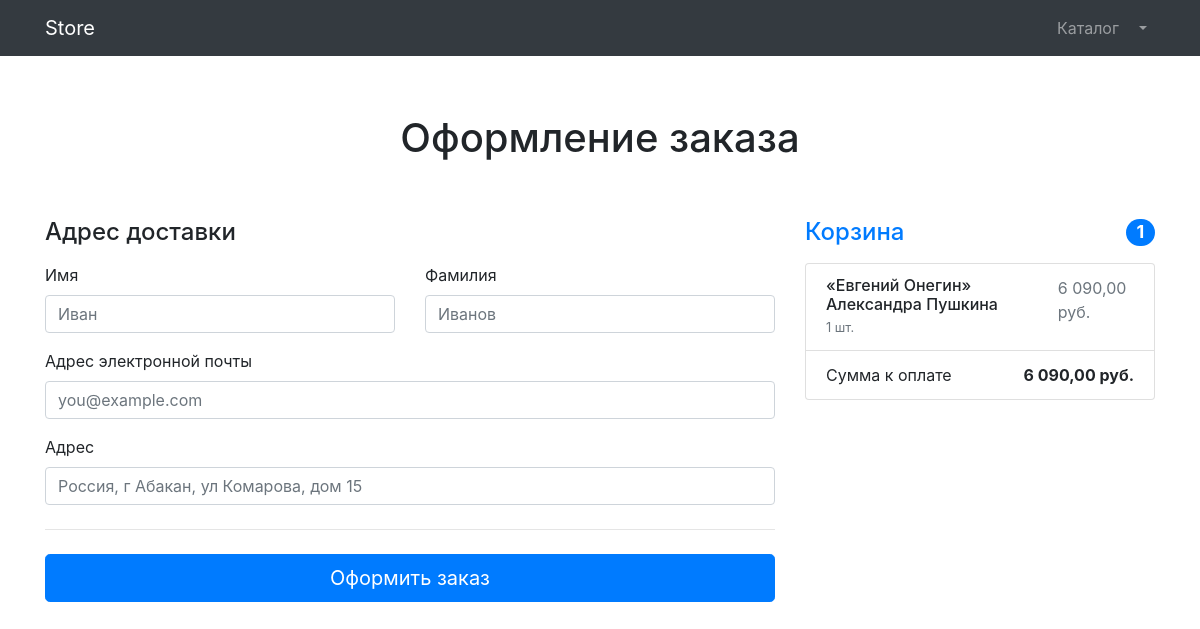
Screenshot of /orders/order-create/ (signed in) with the database file from the repository.
### products/models.py (models this page shows, shortened)
class Basket(models.Model):
    user = models.ForeignKey(to=User, on_delete=models.CASCADE)
    product = models.ForeignKey(to=Product, on_delete=models.CASCADE)
    quantity = models.PositiveSmallIntegerField(default=0)
    created_timestamp = models.DateTimeField(auto_now_add=True)
    objects = BasketQuerySet.as_manager()
    def sum(self):
        return self.product.price * self.quantity

class Product(models.Model):
    name = models.CharField(max_length=256)
    description = models.TextField()
    price = models.DecimalField(max_digits=7, decimal_places=2)
    quantity = models.PositiveIntegerField(default=0)
    image = models.ImageField(upload_to='products_images')
    category = models.ForeignKey(to=ProductCategory, on_delete=models.CASCADE)
    class Meta:
        verbose_name = 'продукт'
        verbose_name_plural = 'Продукты'

### orders/views.py (the view, shortened to what this page needs)
# urls.py: path('order-create/', OrderCreateView.as_view(), name='order_create'),
class OrderCreateView(TitleMixin, CreateView):
    template_name = 'orders/order-create.html'
    form_class = OrderForm
    success_url = reverse_lazy('orders:order_create')
    title = 'Store - Оформление заказа'

### orders/forms.py
class OrderForm(forms.ModelForm):
    first_name = forms.CharField(widget=forms.TextInput(attrs={'class': 'form-control', 'placeholder': 'Иван'}))
    last_name = forms.CharField(widget=forms.TextInput(attrs={'class': 'form-control', 'placeholder': 'Иванов'}))
    email = forms.EmailField(widget=forms.EmailInput(attrs={'class': 'form-control', 'placeholder': 'you@example.com'}))
    address = forms.CharField(widget=forms.TextInput(attrs={
        'class': 'form-control', 'placeholder': 'Россия, г Абакан, ул Комарова, дом 15',
    }))
    class Meta:
        model = Order
        fields = ('first_name', 'last_name', 'email', 'address')

### common/views.py (called while the page is built)
    def get_context_data(self, **kwargs):
        context = super(TitleMixin, self).get_context_data(**kwargs)
        context['title'] = self.title
        return context

### products/context_processors.py (called while the page is built)
def baskets(request):
    user = request.user
    return {'baskets': Basket.objects.filter(user=user) if user.is_authenticated else []}

### products/models.py (called while the page is built)
    def total_sum(self):
        return sum(basket.sum() for basket in self)

    def total_quantity(self):
        return sum(basket.quantity for basket in self)

### orders/templates/orders/order-create.html (shortened to what this page needs)
{% extends 'products/base.html' %}
{% load humanize %}
{% block content %}
<section>
    <div class="alert alert-warning text-center" role="alert">
    </div>
    <div class="container">
        <div class="py-5 text-center">
            <h1>Оформление заказа</h1>
        </div>
        <div class="row g-5">
            <div class="col-md-5 col-lg-4 order-md-last">
                <h4 class="d-flex justify-content-between align-items-center mb-3">
                    <span class="text-primary">Корзина</span>
                    <span class="badge badge-primary badge-pill text-white">{{ baskets.total_quantity }}</span>
                </h4>
                <ul class="list-group mb-3">
                    {% for basket in baskets %}
                    <li class="list-group-item d-flex justify-content-between lh-sm">
                        <div>
                            <h6 class="my-0">{{ basket.product.name }}</h6>
                            <small class="text-muted">{{ basket.quantity }} шт.</small>
                        </div>
                        <span class="text-muted">{{ basket.sum|intcomma }} руб.</span>
                    </li>
                    {% endfor %}
                    <li class="list-group-item d-flex justify-content-between">
                        <span>Сумма к оплате</span>
                        <strong>{{ baskets.total_sum|intcomma }} руб.</strong>
                    </li>
                </ul>
            </div>
            <div class="col-md-7 col-lg-8">
                <h4 class="mb-3">Адрес доставки</h4>
                <form action="{% url 'orders:order_create'%}" method="post">
                    <div class="row g-3">
                        <div class="col-sm-6">
                            <label for="{{ form.first_name.id_for_label }}" class="form-label">Имя</label>
                            {{ form.first_name }}
                        </div>
                        <div class="col-sm-6">
                            <label for="{{ form.last_name.id_for_label }}" class="form-label">Фамилия</label>
                            {{ form.last_name }}
                        </div>
                        <div class="col-12 mt-3">
                            <label for="{{ form.email.id_for_label }}" class="form-label">Адрес электронной почты</label>
                            {{ form.email }}
                        </div>
                        <div class="col-12 mt-3">
                            <label for="{{ form.email.address }}" class="form-label">Адрес</label>
                            {{ form.address }}
                        </div>
                    </div>
                    <hr class="my-4">
                    <a class="w-100 btn btn-primary btn-lg" href="{% url 'orders:order_success' %}" type="submit">
                        Оформить заказ
                    </a>
                </form>
            </div>
        </div>
    </div>
</section>
{% endblock %}

### rows the page displays
Basket: total_quantity "1", product.name "«Евгений Онегин» Александра Пушкина", quantity "1", sum "6 090,00", total_sum "6 090,00"
